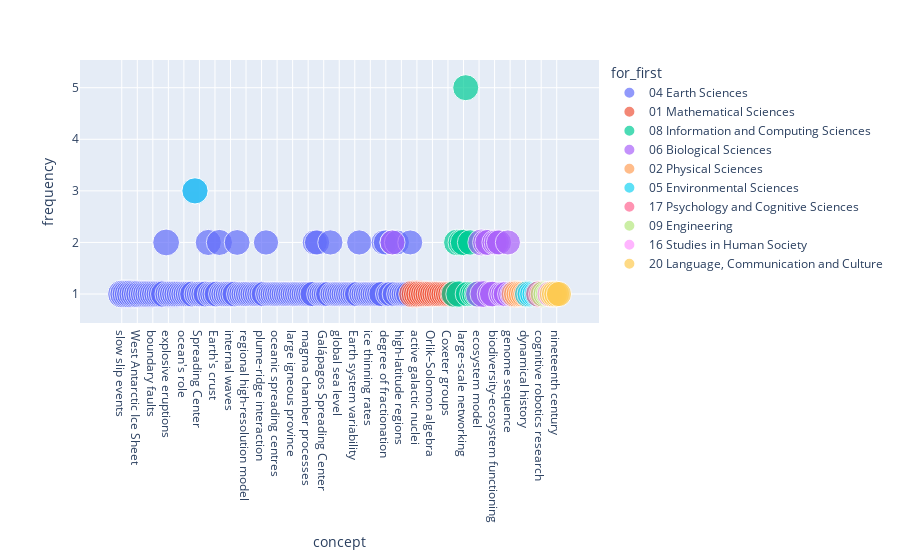

Source (notebook cell):
### Markdown cell above
## 5. Segmenting results using the fields of research categories

We can modify slightly the code in section 2 above so that the FOR categories are taken into consideration too.

### Code cell
FREQ_MIN = 1 #@param {type: "slider", min: 1, max: 10, step:1}
FREQ_MAX = 100 #@param {type: "slider", min: 10, max: 100, step:10}

SCORE_MIN = 0.6  #@param {type: "slider", min: 0, max: 1, step:0.1}
#@markdown ---
#@markdown Select how many concepts to include in the visualization 
MAX_CONCEPTS = 200 #@param {type: "slider", min: 20, max: 1000, step:10}

if FREQ_MAX == 100:
  FREQ_MAX = 100000000
print(f"""You selected:\n->{MAX_CONCEPTS}\n->{FREQ_MIN}-{FREQ_MAX}\n->{SCORE_MIN}""") 

filtered_concepts = concepts_unique_in_for.query(f"""frequency >= {FREQ_MIN} & frequency <= {FREQ_MAX} & score_avg >= {SCORE_MIN} """)\
                    .sort_values(["score_avg", "frequency"], ascending=False)[:MAX_CONCEPTS]

px.scatter(filtered_concepts, 
           x="concept", 
           y="frequency", 
           height=600,
           color="for_first", 
           size="score_avg")

### Figure 1 — Plotly figure (JSON) as saved in the notebook; plotly's stock layout.template omitted (floating-point values rounded to 4 significant figures; data arrays with more than 128 entries replaced by an {"elided": "..."} marker saying what was removed)
{"data": [{"hovertemplate": "for_first=04 Earth Sciences<br>concept=%{x}<br>frequency=%{y}<br>score_avg=%{marker.size}<extra></extra>", "legendgroup": "04 Earth Sciences", "marker": {"color": "#636efa", "size": {"elided": "131 float values"}, "sizemode": "area", "sizeref": 0.002338, "symbol": "circle"}, "mode": "markers", "name": "04 Earth Sciences", "orientation": "v", "showlegend": true, "type": "scatter", "x": {"elided": "131 str values"}, "xaxis": "x", "y": {"elided": "131 int values"}, "yaxis": "y"}, {"hovertemplate": "for_first=01 Mathematical Sciences<br>concept=%{x}<br>frequency=%{y}<br>score_avg=%{marker.size}<extra></extra>", "legendgroup": "01 Mathematical Sciences", "marker": {"color": "#EF553B", "size": [0.889, 0.857, 0.847, 0.843, 0.812, 0.802, 0.791, 0.786, 0.784, 0.776, 0.763, 0.763, 0.76, 0.749, 0.747, 0.738, 0.737, 0.735, 0.733], "sizemode": "area", "sizeref": 0.002338, "symbol": "circle"}, "mode": "markers", "name": "01 Mathematical Sciences", "orientation": "v", "showlegend": true, "type": "scatter", "x": ["evolution of galaxies", "complex reflection groups", "active galactic nuclei", "supermassive black holes", "high-performance computing", "black holes", "reflection groups", "galactic nuclei", "galaxy clusters", "Orlik–Solomon algebra", "symmetric group", "software infrastructure", "differential geometry", "microlocal analysis", "future high-precision experiments", "matter science", "Coxeter groups", "chemical evolution modelling", "cluster spiral galaxies"], "xaxis": "x", "y": [1, 1, 1, 1, 1, 1, 1, 1, 1, 1, 1, 1, 1, 1, 1, 1, 1, 1, 1], "yaxis": "y"}, {"hovertemplate": "for_first=08 Information and Computing Sciences<br>concept=%{x}<br>frequency=%{y}<br>score_avg=%{marker.size}<extra></extra>", "legendgroup": "08 Information and Computing Sciences", "marker": {"color": "#00cc96", "size": [0.857, 0.827, 0.823, 0.821, 0.815, 0.792, 0.764, 0.762, 0.76, 0.759, 0.757], "sizemode": "area", "sizeref": 0.002338, "symbol": "circle"}, "mode": "markers", "name": "08 Information and Computing Sciences", "orientation": "v", "showlegend": true, "type": "scatter", "x": ["multiparty session types", "cyber-physical systems", "protocol description language", "high-end computing", "large-scale networking", "information technology research", "assurance methodology", "big data", "distributed system", "assertion language", "description language"], "xaxis": "x", "y": [1, 2, 1, 2, 2, 5, 1, 2, 1, 1, 1], "yaxis": "y"}, {"hovertemplate": "for_first=06 Biological Sciences<br>concept=%{x}<br>frequency=%{y}<br>score_avg=%{marker.size}<extra></extra>", "legendgroup": "06 Biological Sciences", "marker": {"color": "#ab63fa", "size": [0.854, 0.848, 0.848, 0.802, 0.793, 0.79, 0.779, 0.754, 0.75, 0.743, 0.743, 0.741, 0.738, 0.737, 0.737, 0.736, 0.736], "sizemode": "area", "sizeref": 0.002338, "symbol": "circle"}, "mode": "markers", "name": "06 Biological Sciences", "orientation": "v", "showlegend": true, "type": "scatter", "x": ["ecosystem model", "meiofaunal biodiversity", "Western Channel Observatory", "estuarine ecosystems", "meiofaunal communities", "gene models", "wild populations", "biodiversity-ecosystem functioning", "faunal species richness", "important estuarine species", "natural populations", "sustainable management strategies", "hydrodynamic-ecosystem model", "global human activities", "marine environment", "genome sequence", "global environment change"], "xaxis": "x", "y": [1, 2, 1, 2, 2, 1, 1, 2, 2, 2, 1, 1, 1, 2, 2, 1, 1], "yaxis": "y"}, {"hovertemplate": "for_first=02 Physical Sciences<br>concept=%{x}<br>frequency=%{y}<br>score_avg=%{marker.size}<extra></extra>", "legendgroup": "02 Physical Sciences", "marker": {"color": "#FFA15A", "size": [0.848, 0.826, 0.788, 0.782, 0.782, 0.773], "sizemode": "area", "sizeref": 0.002338, "symbol": "circle"}, "mode": "markers", "name": "02 Physical Sciences", "orientation": "v", "showlegend": true, "type": "scatter", "x": ["stellar surface inhomogeneities", "host star", "magnetic field", "stellar surface", "stellar lines", "dynamical history"], "xaxis": "x", "y": [1, 1, 1, 1, 1, 1], "yaxis": "y"}, {"hovertemplate": "for_first=05 Environmental Sciences<br>concept=%{x}<br>frequency=%{y}<br>score_avg=%{marker.size}<extra></extra>", "legendgroup": "05 Environmental Sciences", "marker": {"color": "#19d3f3", "size": [0.847, 0.803, 0.801, 0.755, 0.735, 0.735], "sizemode": "area", "sizeref": 0.002338, "symbol": "circle"}, "mode": "markers", "name": "05 Environmental Sciences", "orientation": "v", "showlegend": true, "type": "scatter", "x": ["ocean acidification", "sea level rise", "ocean chemistry", "different CO2 emission scenarios", "effects of OA", "CO2 emission scenarios"], "xaxis": "x", "y": [1, 3, 1, 1, 1, 1], "yaxis": "y"}, {"hovertemplate": "for_first=17 Psychology and Cognitive Sciences<br>concept=%{x}<br>frequency=%{y}<br>score_avg=%{marker.size}<extra></extra>", "legendgroup": "17 Psychology and Cognitive Sciences", "marker": {"color": "#FF6692", "size": [0.841, 0.744], "sizemode": "area", "sizeref": 0.002338, "symbol": "circle"}, "mode": "markers", "name": "17 Psychology and Cognitive Sciences", "orientation": "v", "showlegend": true, "type": "scatter", "x": ["cognitive control", "cognitive robotics research"], "xaxis": "x", "y": [1, 1], "yaxis": "y"}, {"hovertemplate": "for_first=09 Engineering<br>concept=%{x}<br>frequency=%{y}<br>score_avg=%{marker.size}<extra></extra>", "legendgroup": "09 Engineering", "marker": {"color": "#B6E880", "size": [0.819, 0.746, 0.735], "sizemode": "area", "sizeref": 0.002338, "symbol": "circle"}, "mode": "markers", "name": "09 Engineering", "orientation": "v", "showlegend": true, "type": "scatter", "x": ["Brillouin optical time domain reflectometer", "fiber optic technology", "optics technology"], "xaxis": "x", "y": [1, 1, 1], "yaxis": "y"}, {"hovertemplate": "for_first=16 Studies in Human Society<br>concept=%{x}<br>frequency=%{y}<br>score_avg=%{marker.size}<extra></extra>", "legendgroup": "16 Studies in Human Society", "marker": {"color": "#FF97FF", "size": [0.807], "sizemode": "area", "sizeref": 0.002338, "symbol": "circle"}, "mode": "markers", "name": "16 Studies in Human Society", "orientation": "v", "showlegend": true, "type": "scatter", "x": ["forensic science research"], "xaxis": "x", "y": [1], "yaxis": "y"}, {"hovertemplate": "for_first=20 Language, Communication and Culture<br>concept=%{x}<br>frequency=%{y}<br>score_avg=%{marker.size}<extra></extra>", "legendgroup": "20 Language, Communication and Culture", "marker": {"color": "#FECB52", "size": [0.806, 0.805, 0.781, 0.745], "sizemode": "area", "sizeref": 0.002338, "symbol": "circle"}, "mode": "markers", "name": "20 Language, Communication and Culture", "orientation": "v", "showlegend": true, "type": "scatter", "x": ["verbal text", "book illustrations", "nineteenth century", "long nineteenth century"], "xaxis": "x", "y": [1, 1, 1, 1], "yaxis": "y"}], "layout": {"autosize": true, "legend": {"itemsizing": "constant", "title": {"text": "for_first"}, "tracegroupgap": 0}, "margin": {"t": 60}, "xaxis": {"anchor": "y", "autorange": true, "domain": [0, 1], "range": [-15.67, 212.2], "title": {"text": "concept"}, "type": "category"}, "yaxis": {"anchor": "x", "autorange": true, "domain": [0, 1], "range": [0.4371, 5.538], "title": {"text": "frequency"}, "type": "linear"}}}
